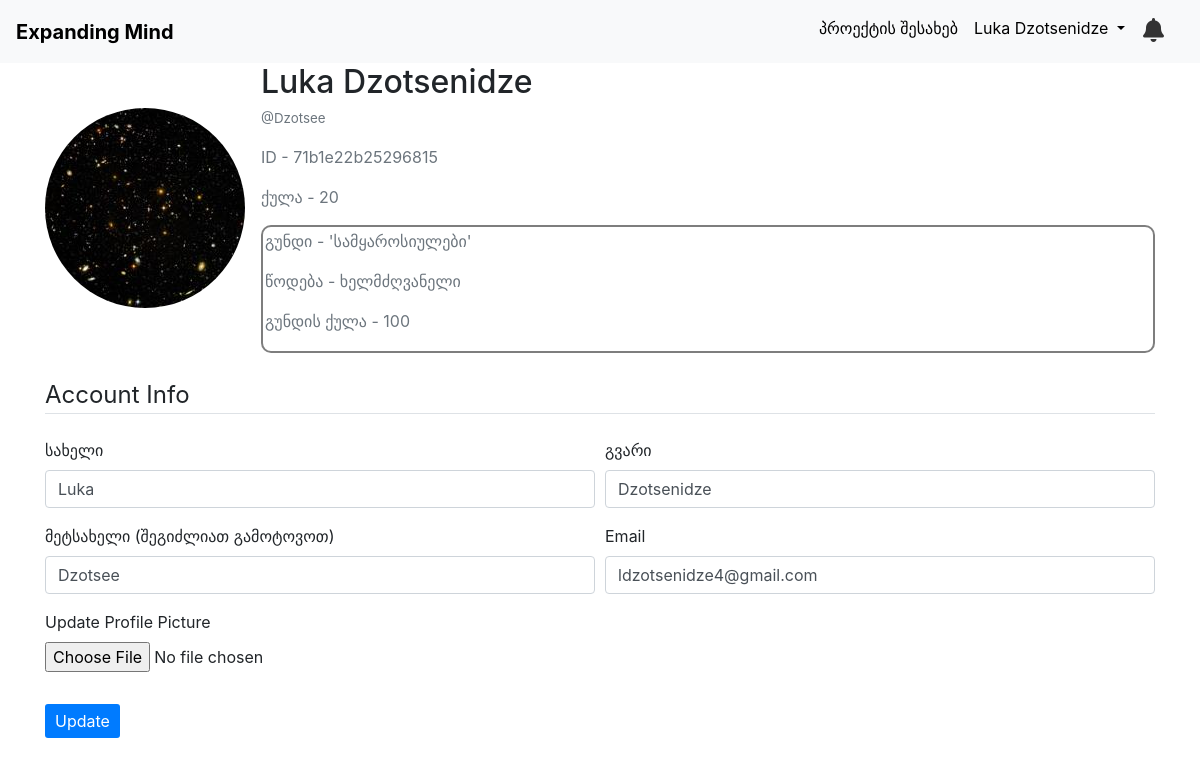
The app's page /profile (signed in) with its own data.
### main/models.py (models this page shows, shortened)
class User(db.Model, UserMixin):
    id = db.Column(db.Integer, primary_key=True)
    unique_id = db.Column(db.String(8), nullable=False, unique=True)
    firstname = db.Column(db.String(20), nullable=False)
    lastname = db.Column(db.String(30), nullable=False)
    nickname = db.Column(db.String(10))
    email = db.Column(db.String(100), unique=True, nullable=False)
    rank = db.Column(db.String(50), nullable=False, default='წევრი')
    score = db.Column(db.Integer, nullable=False, default=0)
    password = db.Column(db.String(60), nullable=False)
    is_active = db.Column(db.Boolean, default=False)
    activation_token = db.Column(db.String(32), nullable=True)
    image_file = db.Column(db.String(100), nullable=False, default='default.png')
    in_group = db.Column(db.Boolean, default=False)
    group_id = db.Column(db.Integer, db.ForeignKey('group.id'), nullable=True)
    group = db.relationship('Group', back_populates='members')

class Group(db.Model):
    id = db.Column(db.Integer, primary_key=True)
    name = db.Column(db.String(20), nullable=False, unique=True)
    leader_id = db.Column(db.Integer, nullable=False)
    description = db.Column(db.String(250))
    category = db.Column(db.String(100), nullable=False)
    members = db.relationship('User', back_populates='group')
    score = db.Column(db.Integer, nullable=False, default=0)
    group_form = db.Column(db.String(200))
    image_file = db.Column(db.String(100), default='default.png')
    @property
    def members_list(self):
        return json.loads(self.members) if self.members else []

### main/users/routes.py (the view)
@users.route("/profile", methods=['GET', 'POST'])
@login_required
def profile():
    notification_log = NotificationLogs.query.filter_by(user_id=current_user.id)
    page = request.args.get('page', 1, type=int)
    group_logs = GroupLogs.query.filter_by(group_id=current_user.group_id).order_by(GroupLogs.id.desc()).paginate(page=page, per_page=5)
    form = UpdateAccountForm()
    if form.validate_on_submit():
        if form.picture.data:
            picture_file = save_picture(form.picture.data)
            current_user.image_file = picture_file
        current_user.firstname = form.firstname.data
        current_user.lastname = form.lastname.data
        current_user.email = form.email.data
        current_user.nickname = form.nickname.data
        db.session.commit()
        flash("Your account has been updated!", 'success')
        return redirect(url_for("users.profile"))
    elif request.method == "GET":
        form.firstname.data = current_user.firstname
        form.lastname.data = current_user.lastname
        form.nickname.data = current_user.nickname
        form.email.data = current_user.email
    image_file = url_for('static', filename='imgs/profile_pics/' + current_user.image_file)
    return render_template('profile.html', notification_log=notification_log, group_logs=group_logs,
                           image_file=image_file, form=form)

### main/users/forms.py (shortened to what this page needs)
class UpdateAccountForm(FlaskForm):
    firstname = StringField('სახელი',
                           validators=[DataRequired()])
    lastname = StringField('გვარი',
                           validators=[DataRequired()])
    nickname = StringField('მეტსახელი (შეგიძლიათ გამოტოვოთ)',
                           validators=[DataRequired()])
    email = EmailField('Email',
                       validators=[DataRequired()])
    picture = FileField('Update Profile Picture', validators=[FileAllowed(['jpg', 'png'])])
    submit = SubmitField('Update')

### main/models.py (called while the page is built)
@login_manager.user_loader
def load_user(user_id):
    return User.query.get(int(user_id))

### main/templates/profile.html (shortened to what this page needs)
{% extends "new_base.html" %}
{% block content %}
<div class="content-section">
    <div class="media align-items-center">
        <img class="rounded-circle account-img" src="{{ image_file }}" alt="Profile Picture" style="width: 200px; height: 200px">
        <div class="media-body ml-3">
            <h2 class="account-heading">{{ current_user.firstname }} {{ current_user.lastname }}</h2>
            <p class="text-muted" style="font-size: smaller;">@{{ current_user.nickname }}</p>
            <p class="text-muted">ID - {{ current_user.unique_id }}</p>
            <p class="text-muted">ქულა - {{ current_user.score }}</p>
            {% if current_user.in_group %}
            <div style="background-color: rgba(255, 255, 255, 0.603); padding: 2px; border: 2px solid rgba(0, 0, 0, 0.507); border-radius: 10px;">
                <p class="text-muted">გუნდი - '{{ current_user.group.name}}'</p>
                <p class="text-muted">წოდება - {{ current_user.rank }}</p>
                <p class="text-muted">გუნდის ქულა - {{ current_user.group.score }}</p>
            </div>
            {% endif %}
        </div>
    </div>
    <form method="POST" action="" enctype="multipart/form-data" class="mt-4">
        <fieldset class="form-group">
            <legend class="border-bottom mb-4">Account Info</legend>
            <div class="form-row">
                <div class="col-md-6 col-sm-12 mb-3">
                    {{ form.firstname.label(class="form-control-label") }}
                    {% if form.firstname.errors %}
                        {{ form.firstname(class="form-control is-invalid") }}
                        <div class="invalid-feedback">
                            {% for error in form.firstname.errors %}
                                <span>{{ error }}</span>
                            {% endfor %}
                        </div>
                    {% else %}
                        {{ form.firstname(class="form-control") }}
                    {% endif %}
                </div>
                <div class="col-md-6 col-sm-12 mb-3">
                    {{ form.lastname.label(class="form-control-label") }}
                    {% if form.lastname.errors %}
                        {{ form.lastname(class="form-control is-invalid") }}
                        <div class="invalid-feedback">
                            {% for error in form.lastname.errors %}
                                <span>{{ error }}</span>
                            {% endfor %}
                        </div>
                    {% else %}
                        {{ form.lastname(class="form-control") }}
                    {% endif %}
                </div>
            </div>
            <div class="form-row">
                <div class="col-md-6 col-sm-12 mb-3">
                    {{ form.nickname.label(class="form-control-label") }}
                    {% if form.nickname.errors %}
                        {{ form.nickname(class="form-control is-invalid") }}
                        <div class="invalid-feedback">
                            {% for error in form.nickname.errors %}
                                <span>{{ error }}</span>
                            {% endfor %}
                        </div>
                    {% else %}
                        {{ form.nickname(class="form-control") }}
                    {% endif %}
                </div>
                <div class="col-md-6 col-sm-12 mb-3">
                    {{ form.email.label(class="form-control-label") }}
                    {% if form.email.errors %}
                        {{ form.email(class="form-control is-invalid") }}
                        <div class="invalid-feedback">
                            {% for error in form.email.errors %}
                                <span>{{ error }}</span>
                            {% endfor %}
                        </div>
                    {% else %}
                        {{ form.email(class="form-control") }}
                    {% endif %}
                </div>
            </div>
            <div class="form-group">
                {{ form.picture.label(class="form-control-label") }}
                {{ form.picture(class="form-control-file") }}
            </div>
        </fieldset>
        <div class="form-group">
            {{ form.submit(class="btn btn-primary") }}
        </div>
    </form>
</div>
{% endblock content %}

### main/templates/new_base.html (shortened to what this page needs)
<!DOCTYPE html>
<html lang="en">
<head>
    <link rel="stylesheet" href="https://cdnjs.cloudflare.com/ajax/libs/font-awesome/6.5.2/css/all.min.css" />
    <link href="https://stackpath.bootstrapcdn.com/bootstrap/4.5.2/css/bootstrap.min.css" rel="stylesheet">
</head>
<body>
    <nav class="navbar navbar-expand-lg navbar-light bg-light">
        <a class="navbar-brand" href="{{url_for('groups.groups_section')}}">Expanding Mind</a>
        <div class="collapse navbar-collapse" id="navbarNav">
            <ul class="navbar-nav ml-auto">
                {% if current_user.is_authenticated %}
                    <li class="nav-item">
                        <a class="nav-link" href="#" style="color: black;">პროექტის შესახებ</a>
                    </li>
                    <li class="nav-item dropdown">
                        <a class="nav-link dropdown-toggle" href="#" id="navbarDropdown" role="button" data-toggle="dropdown" aria-haspopup="true" aria-expanded="false">
                            {{ current_user.firstname }} {{ current_user.lastname }}
                        </a>
                    </li>
                    <li class="nav-item" style="text-align: center;">
                        <div class="notification-bar">
                            <div class="notification-icon" onclick="toggleDropdown()">
                                <i class="fa fa-bell"></i>
                            </div>
                        </div>
                    </li>
                {% endif %}
            </ul>
        </div>
    </nav>
    <div class="container">
        {% block content %}{% endblock %}
    </div>
</body>
</html>

### main/templates/new_base.html (style rules this page uses)
.navbar { background-color: #007bff; }
.navbar-brand { color: rgb(0, 0, 0) !important; font-weight: bold; }
.navbar-nav .nav-link { color: rgb(0, 0, 0) !important; }
.notification-bar { display: flex; align-items: center; padding: 10px; }
.notification-icon { margin-right: 10px; }
.notification-icon i { color: #333; font-size: 24px; cursor: pointer; }
.dropdown { position: relative; }
.btn { padding: 5px 10px; border: none; border-radius: 3px; cursor: pointer; }

### records on screen
User: firstname "Luka", lastname "Dzotsenidze", nickname "Dzotsee", unique_id "71b1e22b25296815", score "20", rank "ხელმძღვანელი", email "ldzotsenidze4@gmail.com"
Group: group.name "სამყაროსიულები", group.score "100"
